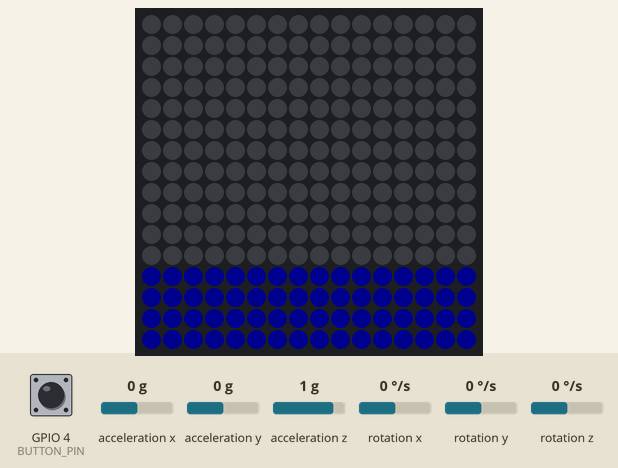
A sketch run on a simulated ESP32. Shown: 16×16 RGB LED matrix (first LED top left, wired row by row). Inputs (shaded band) come from the test bench; at power-on: GPIO 4 (BUTTON_PIN) HIGH, acceleration x 0 g, acceleration y 0 g, acceleration z 1 g, rotation x 0 °/s, rotation y 0 °/s, rotation z 0 °/s. Dim RGB values are drawn brighter than linear; what the sketch prints to the serial monitor is not drawn.

Above: at 2.2 s.
2.3 s: GPIO 4 (BUTTON_PIN) pulled LOW for 0.15 s
At 3.5 s:
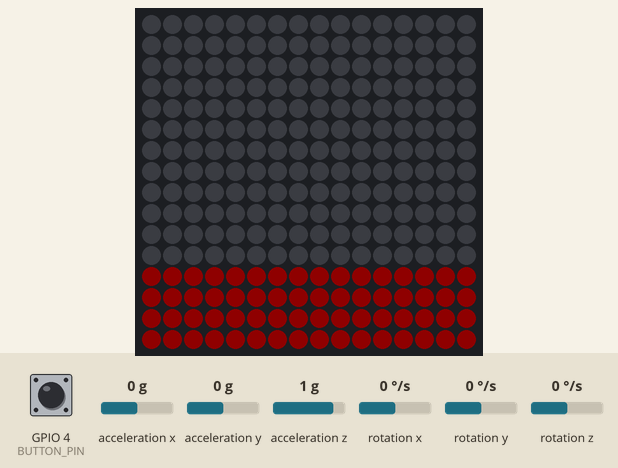
3.9 s: GPIO 4 (BUTTON_PIN) pulled LOW for 1 s
At 4.7 s:
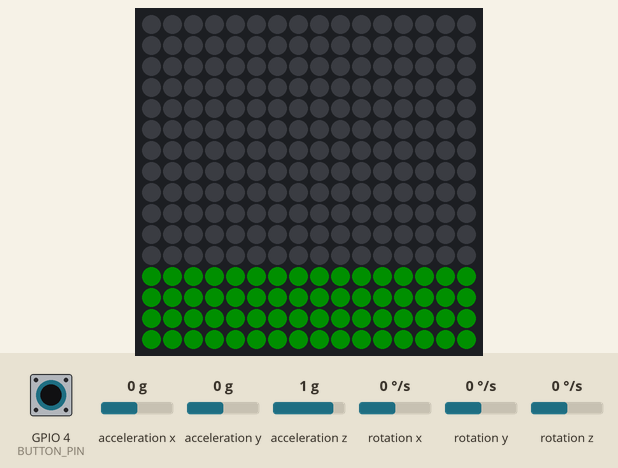
6.4 s: acceleration x set to -1.4 g
At 6.97 s:
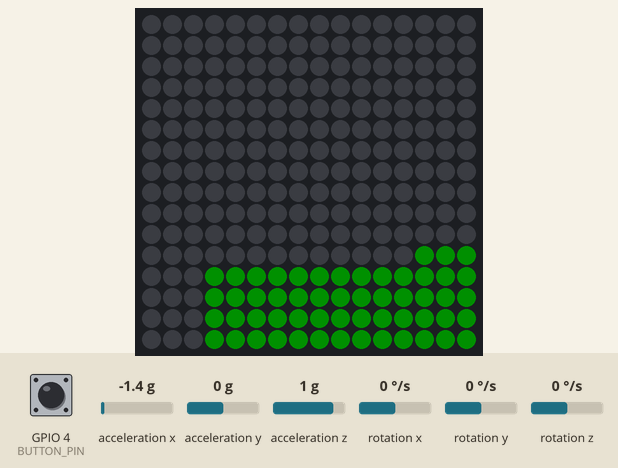
7.9 s: acceleration y set to -1.4 g
At 8.49 s:
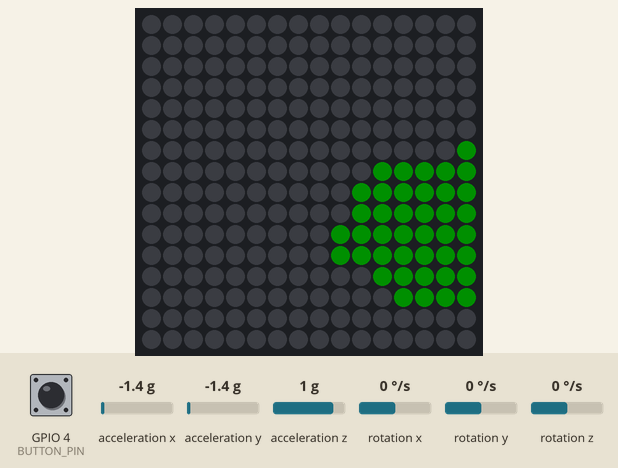
9.5 s: acceleration x set to -0.8 g
At 9.73 s:
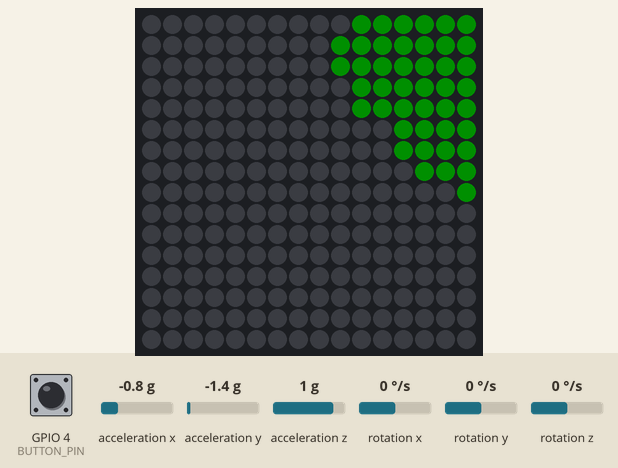
11.0 s: acceleration y set to -0.8 g
At 11.25 s:
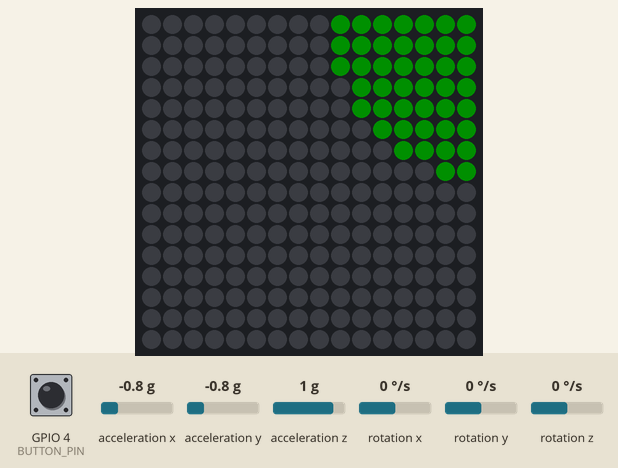
Timing chart, 0 to 13.6 s (numbered marks = the images above; inputs shaded):
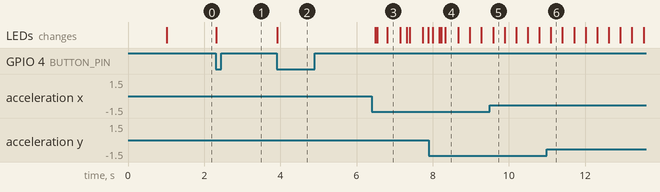

The sketch:

fluid_sim.ino
```cpp
  // colors:   0 = Red, 32 = Orange, 64 = Yellow, 96 = Green, 128 = Aqua, 160 = Blue, 192 = Purple, 224 = Pink


#include <FastLED.h>
#include <Wire.h>
#include <MPU6050.h>

// Pin definitions
#define LED_PIN     5
#define SDA_PIN     21
#define SCL_PIN     22
#define BUTTON_PIN  4   // Button for color switching

#define NUM_LEDS    256
#define MATRIX_WIDTH 16
#define MATRIX_HEIGHT 16
#define FLUID_PARTICLES 64  //80/64
#define BRIGHTNESS  30
#define NUM_COLORS  3   // Number of color options

// Structures
struct Vector2D {
    float x;
    float y;
};

struct Particle {
    Vector2D position;
    Vector2D velocity;
};

// Global variables
CRGB leds[NUM_LEDS];
MPU6050 mpu;
Particle particles[FLUID_PARTICLES];
Vector2D acceleration = {0, 0};

// Color switching variables
uint8_t currentColorIndex = 0;
unsigned long lastDebounceTime = 0;
const unsigned long debounceDelay = 200;

// Define the colors (you can change these hue values)
const uint8_t COLORS[NUM_COLORS] = {
    160,  // Blue
    0,    // Red
    96    // Green
};

// Mutex for synchronization
portMUX_TYPE dataMux = portMUX_INITIALIZER_UNLOCKED;

// Constants for physics
const float GRAVITY = 0.08f;  //0.3f /098f
const float DAMPING = 0.92f;   //0.99f /0.9f
const float MAX_VELOCITY = 0.6f; //0.6f /2.9f

// Function prototypes
void initMPU6050();
void initLEDs();
void initParticles();
void updateParticles();
void drawParticles();
void MPUTask(void *parameter);
void LEDTask(void *parameter);
void checkButton();

// Function to convert x,y coordinates to LED index
int xy(int x, int y) {
    x = constrain(x, 0, MATRIX_WIDTH - 1);
    y = constrain(y, 0, MATRIX_HEIGHT - 1);
    return (y & 1) ? (y * MATRIX_WIDTH + (MATRIX_WIDTH - 1 - x)) : (y * MATRIX_WIDTH + x);
}

void checkButton() {
    static bool lastButtonState = HIGH;
    bool buttonState = digitalRead(BUTTON_PIN);

    if (buttonState == LOW && lastButtonState == HIGH) {  // Button pressed
        if ((millis() - lastDebounceTime) > debounceDelay) {
            currentColorIndex = (currentColorIndex + 1) % NUM_COLORS;
            lastDebounceTime = millis();
        }
    }
    lastButtonState = buttonState;
}

void drawParticles() {
    FastLED.clear();

    bool occupied[MATRIX_WIDTH][MATRIX_HEIGHT] = {{false}};

    struct ParticleIndex {
        int index;
        float position;
    };

    ParticleIndex sortedParticles[FLUID_PARTICLES];
    for (int i = 0; i < FLUID_PARTICLES; i++) {
        sortedParticles[i].index = i;
        sortedParticles[i].position = particles[i].position.y * MATRIX_WIDTH + particles[i].position.x;
    }

    for (int i = 0; i < FLUID_PARTICLES - 1; i++) {
        for (int j = 0; j < FLUID_PARTICLES - i - 1; j++) {
            if (sortedParticles[j].position > sortedParticles[j + 1].position) {
                ParticleIndex temp = sortedParticles[j];
                sortedParticles[j] = sortedParticles[j + 1];
                sortedParticles[j + 1] = temp;
            }
        }
    }

    for (int i = 0; i < FLUID_PARTICLES; i++) {
        int particleIndex = sortedParticles[i].index;
        int x = round(particles[particleIndex].position.x);
        int y = round(particles[particleIndex].position.y);

        x = constrain(x, 0, MATRIX_WIDTH - 1);
        y = constrain(y, 0, MATRIX_HEIGHT - 1);

        if (!occupied[x][y]) {
            int index = xy(x, y);
            if (index >= 0 && index < NUM_LEDS) {
                float speed = sqrt(
                    particles[particleIndex].velocity.x * particles[particleIndex].velocity.x +
                    particles[particleIndex].velocity.y * particles[particleIndex].velocity.y
                );

                uint8_t hue = COLORS[currentColorIndex];
                uint8_t sat = 255;
                uint8_t val = constrain(180 + (speed * 50), 180, 255);

                leds[index] = CHSV(hue, sat, val);
                occupied[x][y] = true;
            }
        } else {
            for (int r = 1; r < 3; r++) {
                for (int dx = -r; dx <= r; dx++) {
                    for (int dy = -r; dy <= r; dy++) {
                        if (abs(dx) + abs(dy) == r) {
                            int newX = x + dx;
                            int newY = y + dy;
                            if (newX >= 0 && newX < MATRIX_WIDTH &&
                                newY >= 0 && newY < MATRIX_HEIGHT &&
                                !occupied[newX][newY]) {
                                int index = xy(newX, newY);
                                if (index >= 0 && index < NUM_LEDS) {
                                    leds[index] = CHSV(COLORS[currentColorIndex], 255, 180);
                                    occupied[newX][newY] = true;
                                    goto nextParticle;
                                }
                            }
                        }
                    }
                }
            }
            nextParticle:
            continue;
        }
    }

    FastLED.show();
}

void updateParticles() {
    Vector2D currentAccel;
    portENTER_CRITICAL(&dataMux);
    currentAccel = acceleration;
    portEXIT_CRITICAL(&dataMux);

    currentAccel.x *= 0.3f;
    currentAccel.y *= 0.3f;

    for (int i = 0; i < FLUID_PARTICLES; i++) {
        particles[i].velocity.x = particles[i].velocity.x * 0.9f + (currentAccel.x * GRAVITY);
        particles[i].velocity.y = particles[i].velocity.y * 0.9f + (currentAccel.y * GRAVITY);

        particles[i].velocity.x = constrain(particles[i].velocity.x, -MAX_VELOCITY, MAX_VELOCITY);
        particles[i].velocity.y = constrain(particles[i].velocity.y, -MAX_VELOCITY, MAX_VELOCITY);

        float newX = particles[i].position.x + particles[i].velocity.x;
        float newY = particles[i].position.y + particles[i].velocity.y;

        if (newX < 0.0f) {
            newX = 0.0f;
            particles[i].velocity.x = fabs(particles[i].velocity.x) * DAMPING;
        }
        else if (newX >= (MATRIX_WIDTH - 1)) {
            newX = MATRIX_WIDTH - 1;
            particles[i].velocity.x = -fabs(particles[i].velocity.x) * DAMPING;
        }

        if (newY < 0.0f) {
            newY = 0.0f;
            particles[i].velocity.y = fabs(particles[i].velocity.y) * DAMPING;
        }
        else if (newY >= (MATRIX_HEIGHT - 1)) {
            newY = MATRIX_HEIGHT - 1;
            particles[i].velocity.y = -fabs(particles[i].velocity.y) * DAMPING;
        }

        particles[i].position.x = constrain(newX, 0.0f, MATRIX_WIDTH - 1);
        particles[i].position.y = constrain(newY, 0.0f, MATRIX_HEIGHT - 1);

        particles[i].velocity.x *= 0.95f;
        particles[i].velocity.y *= 0.95f;
    }

    for (int i = 0; i < FLUID_PARTICLES; i++) {
        for (int j = i + 1; j < FLUID_PARTICLES; j++) {
            float dx = particles[j].position.x - particles[i].position.x;
            float dy = particles[j].position.y - particles[i].position.y;
            float distanceSquared = dx * dx + dy * dy;

            if (distanceSquared < 1.0f) {
                float distance = sqrt(distanceSquared);
                float angle = atan2(dy, dx);

                float repulsionX = cos(angle) * 0.5f;
                float repulsionY = sin(angle) * 0.5f;

                particles[i].position.x -= repulsionX * 0.3f;
                particles[i].position.y -= repulsionY * 0.3f;
                particles[j].position.x += repulsionX * 0.3f;
                particles[j].position.y += repulsionY * 0.3f;

                Vector2D avgVel = {
                    (particles[i].velocity.x + particles[j].velocity.x) * 0.5f,
                    (particles[i].velocity.y + particles[j].velocity.y) * 0.5f
                };

                particles[i].velocity = avgVel;
                particles[j].velocity = avgVel;
            }
        }
    }
}

void initMPU6050() {
    Serial.println("Initializing MPU6050...");
    mpu.initialize();

    if (!mpu.testConnection()) {
        Serial.println("MPU6050 connection failed!");
        while (1) {
            delay(100);
        }
    }

    mpu.setFullScaleAccelRange(MPU6050_ACCEL_FS_2);
    Serial.println("MPU6050 initialized");
}

void initLEDs() {
    Serial.println("Initializing LEDs...");
    FastLED.addLeds<WS2812B, LED_PIN, GRB>(leds, NUM_LEDS);
    FastLED.setBrightness(BRIGHTNESS);
    FastLED.clear(true);
    Serial.println("LEDs initialized");
}

void initParticles() {
    Serial.println("Initializing particles...");
    int index = 0;

    for (int y = MATRIX_HEIGHT - 4; y < MATRIX_HEIGHT; y++) {
        for (int x = 0; x < MATRIX_WIDTH && index < FLUID_PARTICLES; x++) {
            particles[index].position = {static_cast<float>(x), static_cast<float>(y)};
            particles[index].velocity = {0.0f, 0.0f};
            index++;
        }
    }

    Serial.printf("Total particles initialized: %d\n", index);
}

void MPUTask(void *parameter) {
    while (true) {
        int16_t ax, ay, az;
        mpu.getAcceleration(&ax, &ay, &az);

        portENTER_CRITICAL(&dataMux);
        acceleration.x = -constrain(ax / 16384.0f, -1.0f, 1.0f);
        acceleration.y = constrain(ay / 16384.0f, -1.0f, 1.0f);
        portEXIT_CRITICAL(&dataMux);

        vTaskDelay(pdMS_TO_TICKS(10));
    }
}

void LEDTask(void *parameter) {
    TickType_t xLastWakeTime = xTaskGetTickCount();
    const TickType_t xFrequency = pdMS_TO_TICKS(16);

    while (true) {
        checkButton();
        updateParticles();
        drawParticles();
        vTaskDelayUntil(&xLastWakeTime, xFrequency);
    }
}

void setup() {
    Serial.begin(115200);
    delay(1000);
    Serial.println("Starting initialization...");

    // Initialize button pin
    pinMode(BUTTON_PIN, INPUT_PULLUP);

    Wire.begin(SDA_PIN, SCL_PIN);
    Wire.setClock(400000);

    initMPU6050();
    initLEDs();
    initParticles();

    xTaskCreatePinnedToCore(
        MPUTask,
        "MPUTask",
        4096,
        NULL,
        2,
        NULL,
        0
    );

    xTaskCreatePinnedToCore(
        LEDTask,
        "LEDTask",
        4096,
        NULL,
        1,
        NULL,
        1
    );

    Serial.println("Setup complete");
}

void loop() {
    vTaskDelete(NULL);
}
```

Measured:
- after the input at 2.3 s, the LEDs: change at once (image 1)
- after the input at 3.9 s, the LEDs: change at once (image 2)
- after the input at 6.4 s, the LEDs: first change after 0.10 s (image 3 shows a later state)
